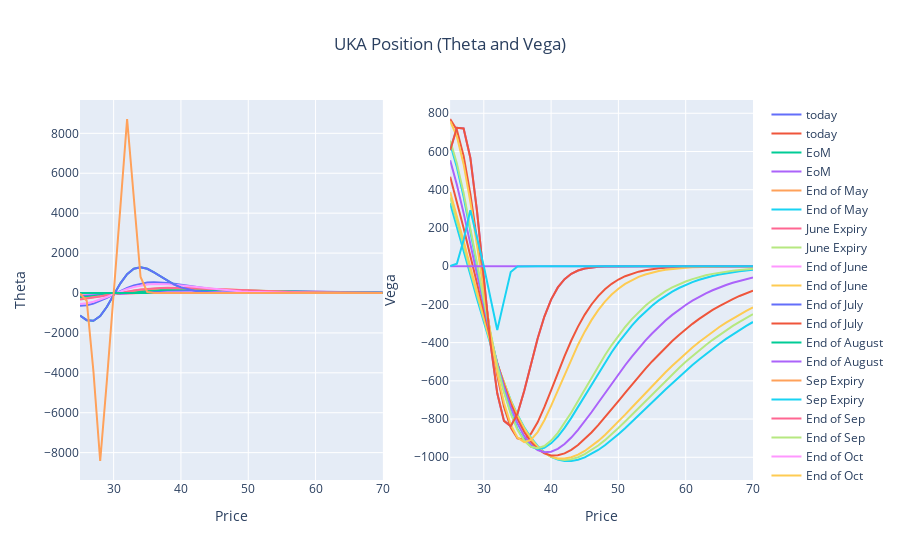

Notebook code for this chart:
### Code cell
fig = make_subplots(rows=1, cols=2)
for i in range(0,len(fig_t.data)):
    fig.add_trace(fig_t.data[i], row=1, col=1)
    fig.add_trace(fig_v.data[i], row=1, col=2)

fig.update_layout(title={'text': 'UKA Position (Theta and Vega)','x': 0.5,'xanchor': 'center'})

fig.update_xaxes(title_text="Price", row=1, col=1)
fig.update_yaxes(title_text="Theta", row=1, col=1)
fig.update_xaxes(title_text="Price", row=1, col=2)
fig.update_yaxes(title_text="Vega", row=1, col=2)
fig.show()
